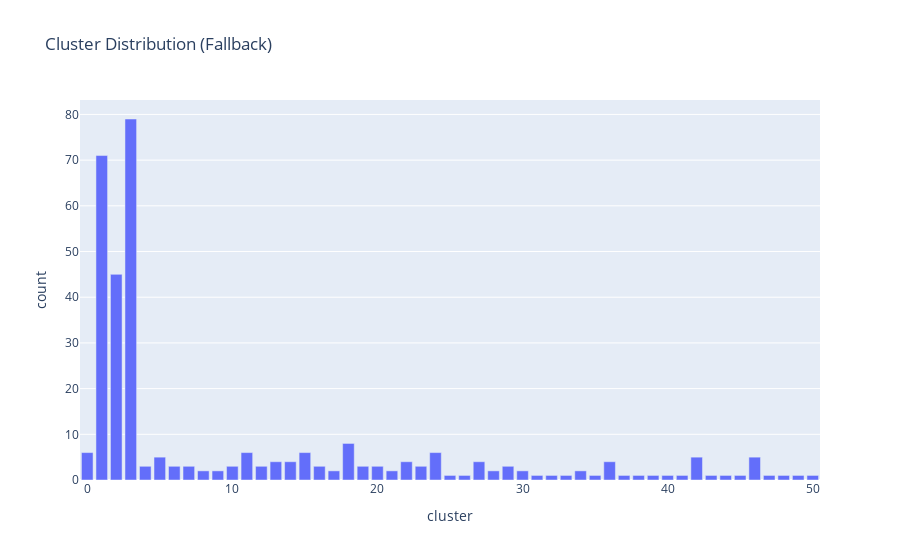

The code cell stored with this chart in its notebook:
### Markdown cell above
# Create Diverging Sentiment Chart (if enabled)
if ENABLE_ADVANCED_VIZ:
    try:
        fig_diverging = advanced_viz.create_diverging_sentiment_comparison(
            df_clustered,
            cluster_col='cluster',
            sentiment_score_col='sentiment_deep_score' if 'sentiment_deep_score' in df_clustered.columns else 'cluster',
            title='Regional Sentiment Comparison (vs Baseline)'
        )
        fig_diverging.show()
        
        print("\n💡 Interpretation Guide:")
        print("   • Baseline (0): National average sentiment")
        print("   • Green bars: Regions more positive than average")
        print("   • Red bars: Regions more negative than average")
        print("   • Use this to identify regional polarization")
        print("   • Large divergences = potential policy resistance")
    except Exception as e:
        print(f"⚠️  Could not create Diverging Chart: {e}")
else:
    print("⏭️  Diverging sentiment chart skipped (advanced viz disabled in configuration)")

### Code cell
# Create Treemap (with duplicate prevention fix)
if ENABLE_ADVANCED_VIZ:
    try:
        print("\n🌳 Creating treemap...")

        # FIX: Detect which sentiment column exists
        sentiment_cols = [c for c in df_clustered.columns if 'sentiment' in c.lower() and 'score' in c.lower()]
        if sentiment_cols:
            sentiment_col = sentiment_cols[0]  # Use first available sentiment score column
            print(f"   • Using sentiment column: {sentiment_col}")
        else:
            sentiment_col = None
            print("   • No sentiment column found, using article counts only")

        # FIX: Aggregate data first to prevent duplicates
        if sentiment_col:
            treemap_data = df_clustered.groupby(['cluster', 'location']).agg({
                sentiment_col: 'mean',
                'cluster': 'size'
            }).reset_index()
            treemap_data.columns = ['cluster', 'location', 'avg_sentiment', 'count']
        else:
            treemap_data = df_clustered.groupby(['cluster', 'location']).size().reset_index(name='count')
            treemap_data['avg_sentiment'] = 0

        print(f"   • Aggregated to {len(treemap_data)} unique cluster-location pairs")

        # Create treemap with validated data
        fig_treemap = advanced_viz.create_treemap_hierarchical(
            treemap_data,
            cluster_col='cluster',
            location_col='location',
            sentiment_col='avg_sentiment',
            sentiment_score_col='avg_sentiment',
            title='Hierarchical Regional Narrative Structure'
        )

        fig_treemap.show()
        print("\n💡 Treemap created successfully")

    except Exception as e:
        print(f"\n⚠️  Could not create Treemap: {e}")
        print("   Creating fallback visualization...")

        import plotly.express as px
        cluster_sizes = df_clustered['cluster'].value_counts().reset_index()
        cluster_sizes.columns = ['cluster', 'count']

        fig_simple = px.bar(
            cluster_sizes,
            x='cluster',
            y='count',
            title='Cluster Distribution (Fallback)'
        )
        fig_simple.show()
else:
    print("⏭️  Treemap skipped (advanced viz disabled)")

### Figure 1 — Plotly figure (JSON) as saved in the notebook; plotly's stock layout.template omitted (floating-point values rounded to 4 significant figures)
{"data": [{"hovertemplate": "cluster=%{x}<br>count=%{y}<extra></extra>", "legendgroup": "", "marker": {"color": "#636efa", "pattern": {"shape": ""}}, "name": "", "orientation": "v", "showlegend": false, "textposition": "auto", "type": "bar", "x": [3, 1, 2, 18, 15, 11, 0, 24, 5, 42, 46, 13, 22, 36, 14, 27, 6, 7, 20, 10, 12, 16, 19, 4, 29, 23, 9, 34, 21, 17, 28, 8, 30, 25, 45, 40, 43, 41, 47, 38, 32, 37, 39, 31, 48, 35, 49, 26, 44, 33, 50], "xaxis": "x", "y": [79, 71, 45, 8, 6, 6, 6, 6, 5, 5, 5, 4, 4, 4, 4, 4, 3, 3, 3, 3, 3, 3, 3, 3, 3, 3, 2, 2, 2, 2, 2, 2, 2, 1, 1, 1, 1, 1, 1, 1, 1, 1, 1, 1, 1, 1, 1, 1, 1, 1, 1], "yaxis": "y"}], "layout": {"barmode": "relative", "legend": {"tracegroupgap": 0}, "title": {"text": "Cluster Distribution (Fallback)"}, "xaxis": {"anchor": "y", "domain": [0, 1], "title": {"text": "cluster"}}, "yaxis": {"anchor": "x", "domain": [0, 1], "title": {"text": "count"}}}}
